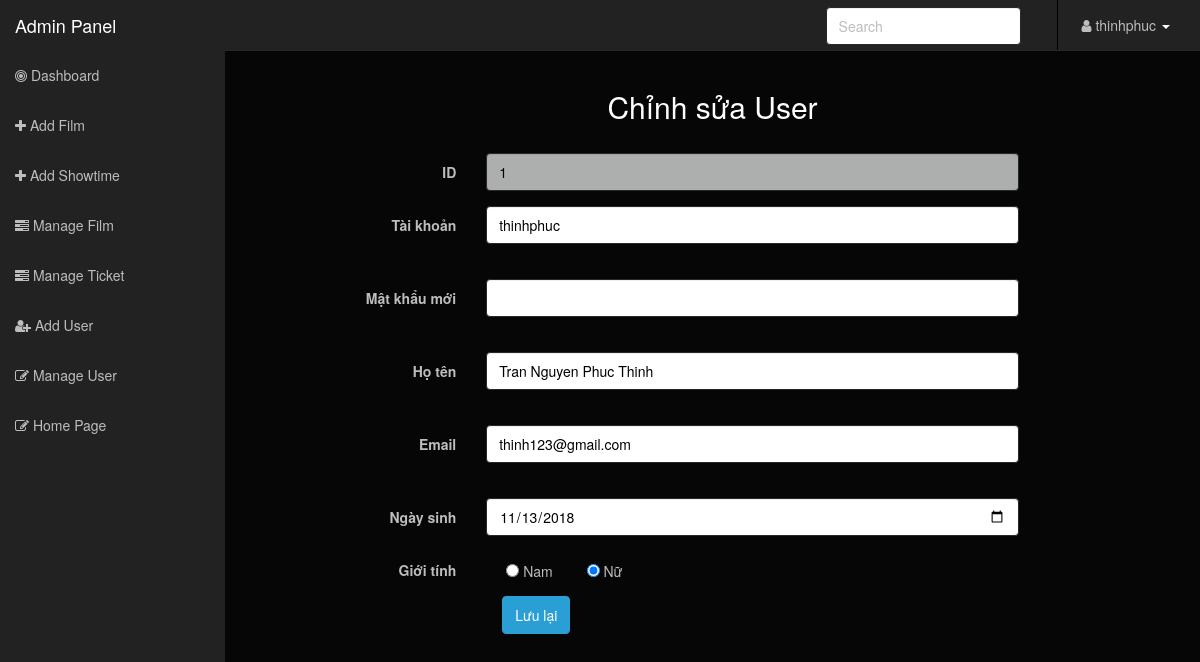
Screenshot of /admin/editUser.php?id=1 (signed in) with the database file from the repository.
### tables this page shows
CREATE TABLE `user` (
  `ID` int(5) NOT NULL,
  `username` varchar(30) NOT NULL,
  `fullname` varchar(50) NOT NULL,
  `password` varchar(100) NOT NULL,
  `email` varchar(50) NOT NULL,
  `birthday` date NOT NULL,
  `sex` varchar(10) NOT NULL,
  `usertype` int(2) NOT NULL
);

### admin/editUser.php (the view, shortened to what this page needs)
<!DOCTYPE html>
<html lang="en">
<head>
    <link rel="stylesheet" type="text/css" href="asset/css/bootstrap.min.css" />
    <link rel="stylesheet" type="text/css" href="asset/font-awesome/css/font-awesome.min.css" />
    <link rel="stylesheet" type="text/css" href="asset/css/local.css" />
</head>
<body>
    <?php
    require('libs/db.php');
    if (isset($_GET["id"])) {
        $userID = $_GET['id'];
    }
    $sql = "SELECT * FROM user WHERE id = $userID";
    $result = mysqli_query($link, $sql);
    if (mysqli_num_rows($result) == 0) {
        echo "No required user";
    } else {
        $row = mysqli_fetch_assoc($result); ?>
        <div id="wrapper">
            <?php
            include("common.php");
            ?>
            <div id="add-user">
                <div class="row text-center">
                    <h2>Chỉnh sửa User</h2>
                </div>
                <form method="post" id="form-update" name="form-update" class="form-horizontal" action="" role="form" style="padding: 20px;">
                    <div class="form-group">
                        <label class="col-lg-3 control-label">ID</label>
                        <div class="col-lg-7">
                            <input type="text" class="form-control" name="id" id="id" value="<?php echo $row["ID"]; ?>" readonly>
                        </div>
                    </div>
                    <div class="form-group">
                        <label class="col-lg-3 control-label">Tài khoản</label>
                        <div class="col-lg-7">
                            <input type="text" class="form-control" name="username" id="username" value="<?php echo $row["username"]; ?>">
                        </div>
                    </div>
                    <div class="form-group">
                        <label class="col-lg-3 control-label">Mật khẩu mới</label>
                        <div class="col-lg-7">
                            <input type="password" class="form-control" name="password" id="password1" value="">
                        </div>
                    </div>
                    <div class="form-group">
                        <label class="col-lg-3 control-label">Họ tên</label>
                        <div class="col-lg-7">
                            <input type="text" class="form-control" name="fullname" id="fullname" value="<?php echo $row["fullname"]; ?>">
                        </div>
                    </div>
                    <div class="form-group">
                        <label class="col-lg-3 control-label">Email</label>
                        <div class="col-lg-7"><input type="email" class="form-control" name="email" id="email" value="<?php echo $row["email"]; ?>">
                        </div>
                    </div>
                    <div class="form-group">
                        <label for="birthday" class="col-lg-3 control-label">Ngày sinh</label>
                        <div class="col-lg-7">
                            <input class="form-control" type="date" value="<?php echo $row["birthday"]; ?>" id="birthday" name="birthday">
                        </div>
                    </div>
                    <div class="form-group">
                        <label class="col-lg-3 control-label">Giới tính</label>
                        <div class="col-lg-7">
                            <label class="checkbox-inline">
                                <input type="radio" name="gender" id="update-gender-male" value="male" <?php if ($row["sex"] == "male") echo "checked"; ?>> Nam</label>
                            <label class="checkbox-inline">
                                <input type="radio" name="gender" id="update-gender-female" value="female" <?php if ($row["sex"] == "female") echo "checked"; ?>> Nữ
                            </label>
                        </div>
                    </div>
                    <div class="col-offset-3 col-lg-10">
                        <div class="col-lg-3"></div>
                        <div class="col-lg-7">
                            <button style="margin-left: 40px;" type="submit" class="btn btn-primary" id="button_update" name="button_update">Lưu lại </button>
                        </div>
                    </div>
                </form>
            </div>
        </div>
    <?php }
    ?>
</body>
</html>

### admin/editUser.php (style rules this page uses)
.form-control { color: black; }

### rows the page displays
user: id "1", username "thinhphuc", fullname "Tran Nguyen Phuc Thinh", email "thinh123@gmail.com", birthday "11/13/2018", sex "☐ Nam", sex "☑ Nữ"

### other values shown
$_SESSION['username'] "thinhphuc"
